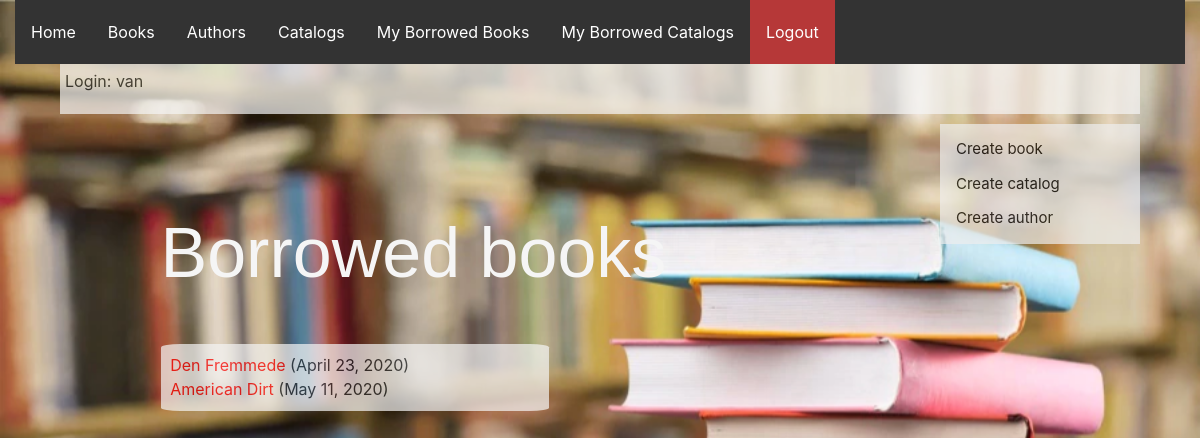
Screenshot of /library/mybooks/ (signed in) with the database file from the repository.
### library_app/models.py (models this page shows, shortened)
class BookInstance(models.Model):
    id = models.UUIDField(primary_key=True, default=uuid.uuid4,
                          help_text="Unique ID for book")
    book = models.ForeignKey('Book', on_delete=models.SET_NULL, null=True)
    imprint = models.CharField(max_length=200)
    due_back = models.DateField(null=True, blank=True)
    borrower = models.ForeignKey(User, on_delete=models.SET_NULL, null=True, blank=True)
    @property
    def is_overdue(self):
        if self.due_back and date.today() > self.due_back:
            return True
        return False
    LOAN_STATUS = (
        ('d', 'Maintenance'),
        ('o', 'On loan'),
        ('a', 'Available'),
        ('r', 'Reserved'),
    )
    status = models.CharField(
        max_length=1,
        choices=LOAN_STATUS,
        blank=True,
        default='d',
        help_text='Book availability')
    class Meta:
        ordering = ['due_back']
        permissions = (("can_mark_returned", "Set book as returned"),)

class Book(models.Model):
    title = models.CharField(max_length=200)
    author = models.ForeignKey('Author', on_delete=models.SET_NULL, null=True)
    summary = models.TextField(max_length=1000, help_text="Description of the book")
    isbn = models.CharField('ISBN', max_length=13,
                            help_text='13 Character <a href="https://www.isbn-international.org/content/what-isbn'
                                      '">ISBN number</a>')
    genre = models.ManyToManyField(Genre, help_text="Genre for this book")
    language = models.ForeignKey('Language', on_delete=models.SET_NULL, null=True)
    def display_genre(self):
        return ', '.join([genre.name for genre in self.genre.all()[:3]])
    display_genre.short_description = 'Genre'

### library_app/views.py (the view)
# urls.py: path('mybooks/', views.LoanedBooksByUserListView.as_view(), name='my-borrowed-books'),
class LoanedBooksByUserListView(LoginRequiredMixin, generic.ListView):
    model = BookInstance
    template_name = 'library_app/bookinstance_list_borrowed_user.html'
    paginate_by = 10
    def get_queryset(self):
        return BookInstance.objects.filter(borrower=self.request.user).filter(status__exact='o').order_by('due_back')

### library_app/templates/library_app/bookinstance_list_borrowed_user.html
{% extends "base.html" %}
{% block content %}
    <h1> Borrowed books</h1>
    <div class = "container">
    {% if bookinstance_list %}
      {% for bookinst in bookinstance_list %}
      <div class="{% if bookinst.is_overdue %}text-danger{% endif %}">
        <a href="{% url 'book-detail' bookinst.book.pk %}">{{bookinst.book.title}}</a> ({{ bookinst.due_back }})
      </div>
      {% endfor %}
    {% else %}
      <p>No books borrowed.</p>
    {% endif %}
    </div>
{% endblock %}

### library_app/templates/base.html (shortened to what this page needs)
<!DOCTYPE html>
<html lang="en">
<head>
  <link rel="stylesheet" href="https://stackpath.bootstrapcdn.com/bootstrap/4.1.3/css/bootstrap.min.css">
  {% load static %}
  <link rel="stylesheet" href="{% static 'css/styles.css' %}">
</head>
<body>
  <div class="container-fluid">
    <div class="row">
      <div class="col-sm-12">
      {% block navbar %}
        <ul class="nav">
          <li><a href="{% url 'index' %}">Home</a></li>
          <li><a href="{% url 'books' %}">Books</a></li>
          <li><a href="{% url 'authors' %}">Authors</a></li>
          <li><a href="{% url 'catalogs' %}">Catalogs</a></li>
          {% if user.is_authenticated %}
     <li><a href="{% url 'my-borrowed-books'%}">My Borrowed Books</a></li>
     <li><a href="{% url 'my-borrowed-catalogs'%}">My Borrowed Catalogs</a></li>
     <div class = "logout">
     <li><a href="{% url 'logout'%}?next={{request.path}}">Logout</a></li>
     </div>
   {% else %}
   <div class = "login">
     <li><a href="{% url 'login'%}?next={{request.path}}">Login</a></li>
   </div>
   {% endif %}
     {% endblock %}
      </div>
    </div>
  </div>
<div class="container-2">
<p>Login: {{ user.get_username }}</p>
</div>
{% block sidenavr %}
<div class="sidenav">
  <a href="{% url 'book_create' %}">Create book</a>
  <a href="{% url 'catalog_create' %}">Create catalog</a>
  <a href="{% url 'author_create' %}">Create author</a>
</div>
 {% endblock %}
  <div class="col-sm-10 ">{% block content %}{% endblock %}
  </div>
</body>
</html>

### library_app/static/css/styles.css (style rules this page uses)
body { background: url(../images/background.png); background-size: cover; background-repeat: no-repeat; height: 300px; position: relative; }
ul { list-style-type: none; margin: 0; padding: 0; overflow: hidden; background-color: #333; }
li { float: right; }
li a { display: block; color: white; text-align: center; padding: 20px 16px; text-decoration: none; }
a { text-decoration: none; color: red; }
h1 { color: whitesmoke; margin-left: 15%; margin-top: 10%; font-family: 'Gill Sans', 'Gill Sans MT', Calibri, 'Trebuchet MS', sans-serif; font-size: 70px; }
.container { background-color: whitesmoke; border-radius: 5%; padding: 1%; opacity: 70%; width: 40%; margin-left: 15%; margin-top: 5%; }
.container-2 { background-color: whitesmoke; opacity: 70%; margin-left: 5%; width: 90%; padding: 5px; }
.sidenav { width: 200px; position: fixed; z-index: 1; top: 15.5%; right: 5%; background: #eee; opacity: 70%; overflow-x: hidden; padding: 8px 0; }
.sidenav a { padding: 6px 8px 6px 16px; text-decoration: none; font-size: 15px; color: black; display: block; }
.logout { background-color: rgb(182, 56, 56); }

### rows the page displays
BookInstance: book "Den Fremmede", due_back "April 23, 2020"
BookInstance: book "American Dirt", due_back "May 11, 2020"

### other values shown
{{ user.get_username }} "van"
